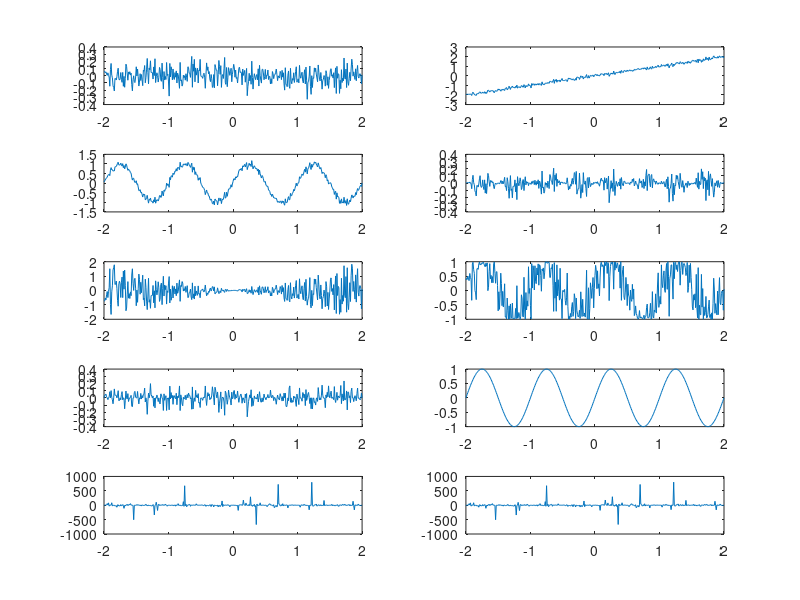

Write MATLAB code to recreate this figure.
t = -2:0.01:2;

y1=sin(2*pi*t);
y2=sin(2*pi*10*t);
y3=10*sin(2*pi*t);
y4=sin(2*pi*t)+10;
y5=sin(2*pi*(t-0.5));
y6=10*sin(2*pi*10*t);
y7=t.*sin(2*pi*t);
y8=sin(2*pi*t)/t;
y9=y1+y2+y3+y4+y5+y6+y7+y8;

t = -2:0.01:2;

y1=sin(2*pi*t);
y2=sin(2*pi*10*t);
y3=10*sin(2*pi*t);
y4=sin(2*pi*t)+10;
y5=sin(2*pi*(t-0.5));
y6=10*sin(2*pi*10*t);
y7=t.*sin(2*pi*t);
y8=sin(2*pi*t)./t;
y9=y1+y2+y3+y4+y5+y6+y7+y8;

z=0.1*randn(1,401);

y10=z;

y11=z+t;

y12=z+y1;

y13=z.*y1;

y14=t.*sin(2*pi*z);

y15=sin(2*pi*(t+z));

y16=z.*y2;

y17=sin(2*pi*(t+10*20));

y18=y1./z;

y19=y11+y12+y13+y14+y15+y16+y17+y18;

subplot(5,2,1);
plot(t,y10);

subplot(5,2,2);
plot(t,y11);

subplot(5,2,3);
plot(t,y12);

subplot(5,2,4);
plot(t,y13);

subplot(5,2,5);
plot(t,y14);

subplot(5,2,6);
plot(t,y15);

subplot(5,2,7);
plot(t,y16);

subplot(5,2,8);
plot(t,y17);

subplot(5,2,9);
plot(t,y18);

subplot(5,2,10);
plot(t,y19);